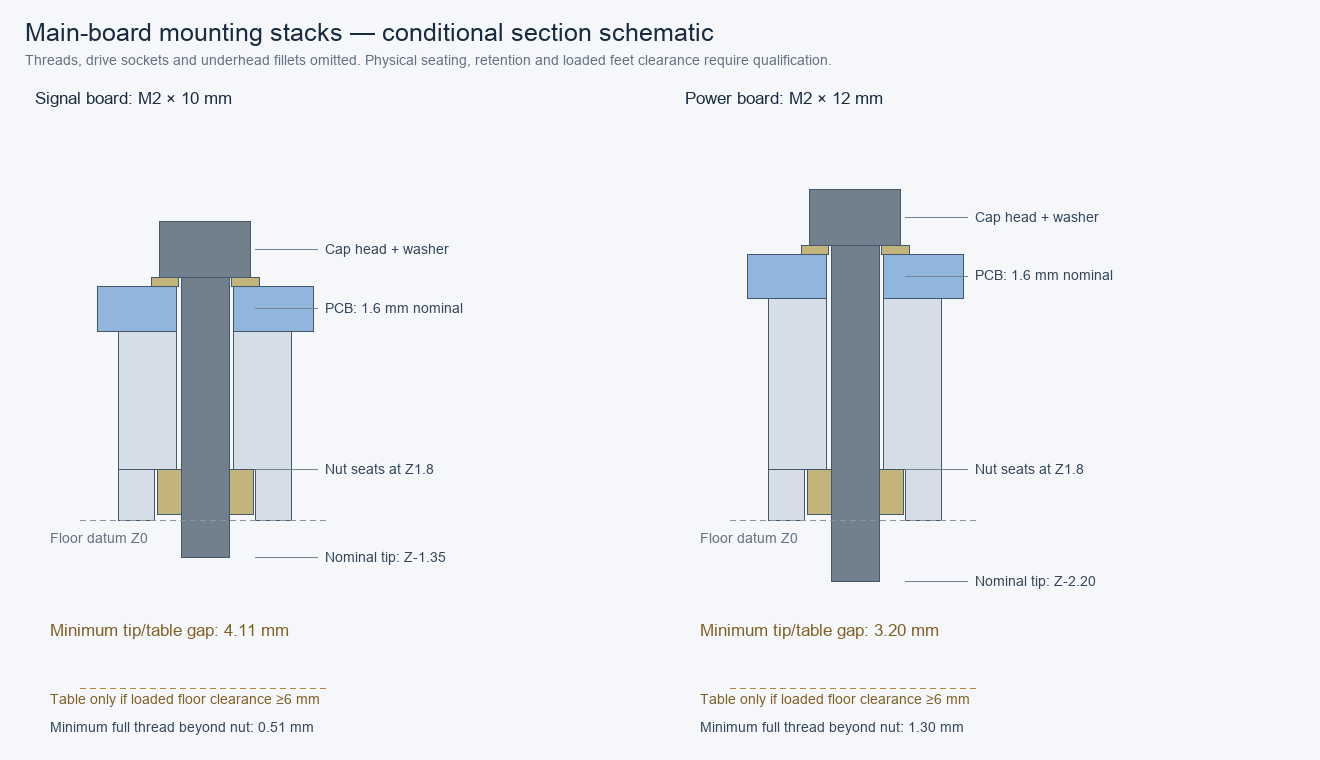

Generate this figure with Python:
"""Source-bound section schematic of the two conditional mounting stacks."""
import json
from pathlib import Path
from PIL import Image, ImageDraw, ImageFont
from hardware.cad.assembly_workflow import workflow as w

H = Path(__file__).resolve().parent
source = H.parent / 'main-fasteners-r1'
budget = json.loads((source / 'budget.json').read_text())
im = Image.new('RGB', (1320, 760), '#f5f7fa')
d = ImageDraw.Draw(im)
font_path = '/System/Library/Fonts/Supplemental/Arial.ttf'
title = ImageFont.truetype(font_path, 25)
font = ImageFont.truetype(font_path, 17)
small = ImageFont.truetype(font_path, 14)
d.text((25, 18), 'Main-board mounting stacks — conditional section schematic', font=title, fill='#182b40')
d.text((25, 52), 'Threads, drive sockets and underhead fillets omitted. Physical seating, retention and loaded feet clearance require qualification.', font=small, fill='#617184')
for index, kind in enumerate(['signal', 'power']):
    b = budget['budgets'][kind]
    cx = 205 + index * 650
    post = sum(b['post_seat_z_mm']) / 2
    length = 10 if kind == 'signal' else 12
    underhead = post + 1.6 + .3
    tip = underhead - length
    def xy(x, z):
        return cx + 24 * x, 520 - 28 * z
    def rect(x0, z0, x1, z1, fill):
        d.rectangle((*xy(x0, z1), *xy(x1, z0)), fill=fill, outline='#45576a')
    d.text((cx - 170, 88), f'{kind.title()} board: M2 × {length} mm', font=font, fill='#182b40')
    # Plastic support shown through opposing nut flats; the floor is datum Z0.
    for sign in [-1, 1]:
        x0, x1 = sorted([sign * 1.2, sign * 3.6])
        rect(x0, 1.8, x1, post, '#d5dee7')
        x0, x1 = sorted([sign * 2.1, sign * 3.6])
        rect(x0, 0, x1, 1.8, '#d5dee7')
        x0, x1 = sorted([sign * 1.2, sign * 4.5])
        rect(x0, post, x1, post + 1.6, '#91b6de')
        x0, x1 = sorted([sign * 1.1, sign * 2.25])
        rect(x0, post + 1.6, x1, underhead, '#c3b47c')
        x0, x1 = sorted([sign * 1., sign * 2.])
        rect(x0, .2, x1, 1.8, '#c3b47c')
    rect(-1, tip, 1, underhead, '#72808e')
    rect(-1.9, underhead, 1.9, underhead + 2, '#72808e')
    for z, label in [(post + .8, 'PCB: 1.6 mm nominal'), (underhead + 1, 'Cap head + washer'), (1.8, 'Nut seats at Z1.8'), (tip, f'Nominal tip: Z{tip:.2f}')]:
        x, y = xy(4.7, z)
        d.line((cx + 50, y, x, y), fill='#738396')
        d.text((x + 7, y - 9), label, font=small, fill='#33465b')
    for z, color in [(0, '#8a96a4'), (-6, '#b18736')]:
        x0, y = xy(-5.2, z)
        x1, _ = xy(5.2, z)
        for x in range(int(x0), int(x1), 10):
            d.line((x, y, min(x + 5, x1), y), fill=color)
    d.text((cx - 155, 530), 'Floor datum Z0', font=small, fill='#617184')
    d.text((cx - 155, 620), f'Minimum tip/table gap: {b["table_gap_min_mm"]:.2f} mm', font=font, fill='#805f24')
    d.text((cx - 155, 691), 'Table only if loaded floor clearance ≥6 mm', font=small, fill='#805f24')
    d.text((cx - 155, 719), f'Minimum full thread beyond nut: {b["full_thread_beyond_nut_min_mm"]:.2f} mm', font=small, fill='#33465b')
im.save(H / 'preview.png')
(H / 'preview.json').write_text(json.dumps(dict(view='Nominal section schematic with conditional receiving minima',
    underhead_fillets_and_threads_omitted=True, physical_fit_qualified=False,
    source_sha256={w.relative(p): w.sha(p) for p in [Path(__file__), source / 'parts.scad', source / 'budget.json']},
    image_sha256=w.sha(H / 'preview.png')), indent=2) + '\n')
